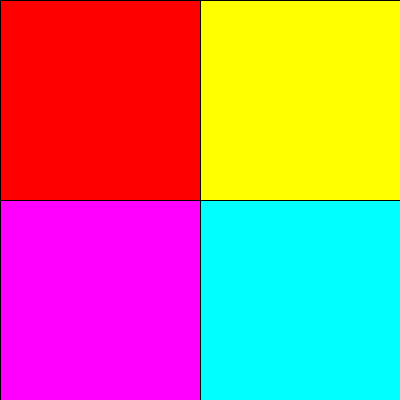
Frame 1 (no input)
Frame 60 (the mouse pressed at the canvas centre just before this capture): identical to frame 1, image omitted
Frame 120 (the mouse held since frame 60 and released just before this capture): identical to frame 1, image omitted

The Processing sketch that drew this single still picture (run headless with seeded random() and noise(); from frame 60 on, the mouse is pressed at the canvas centre):

// Processing sketch: if_or_and
// ── if_or_and.pde
 int x = 200;
 int y = 200;
 int ball_size = 20;
 int xspeed = 2;
 int yspeed = 3;

 void setup() {
   size(400, 400);  
 }
 
 void draw() {
   background(255);
   
   fill(255, 0, 0);
   rect(0,0, width/2, height/2);
   
   fill(255, 255, 0);
   rect(width/2,0, width/2, height/2);
   
   fill(255, 0, 255);
   rect(0,height/2, width/2, height/2);
   
   fill(0, 255, 255);
   rect(width/2, height/2, width/2, height/2);
   
   if( ( mouseX>0 && mouseX<width/2 && mouseY>0 && mouseY<height/2 ) || ( mouseX>width/2 && mouseX<width && mouseY>height/2 && mouseY<height) ) {
     fill(255);
     ellipse(mouseX, mouseY, 20, 20);
   }
   
   
 }
 
 
 
 
 
 
 
 
 
 
 

 
 
 
 
 
 
 
 
 
 
 
 
 
 
 
 
 
 
 
 
 
